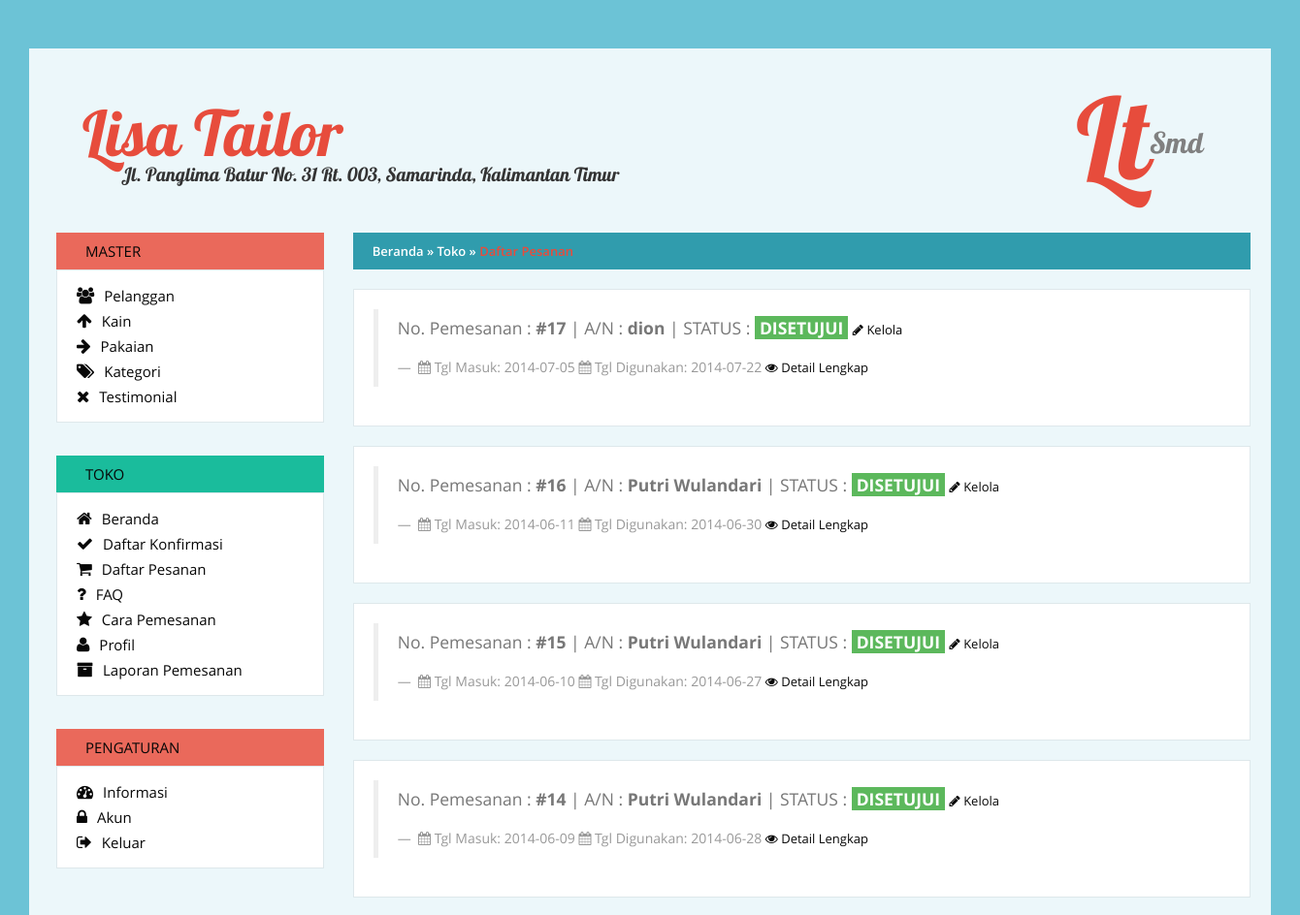
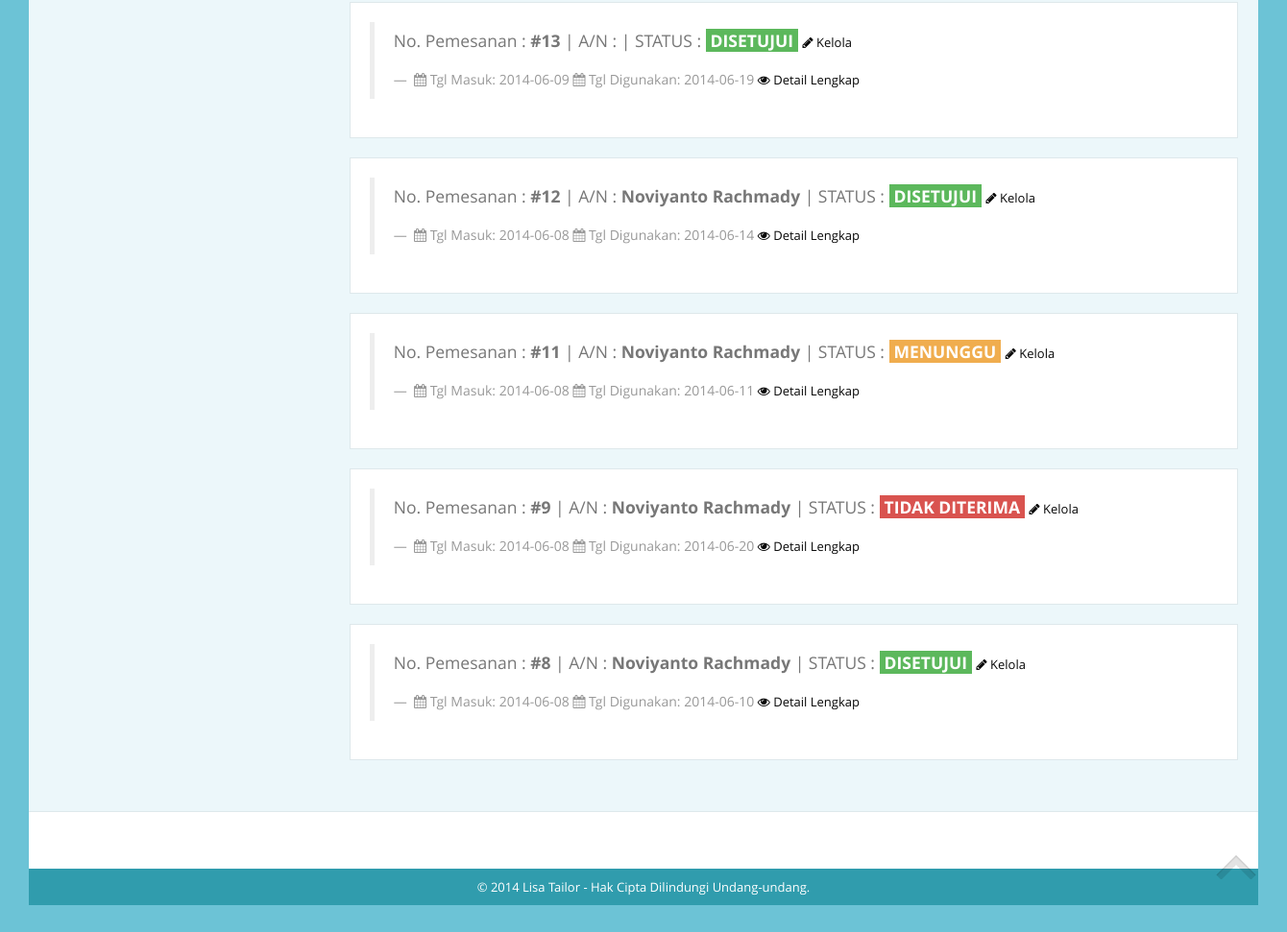
The page /admin/daftar-pesanan.php (signed in) on the database its author committed (2 pictures, top to bottom).
### tables this page shows
CREATE TABLE `informasi` (
  `id` int(11) NOT NULL auto_increment,
  `nama` varchar(100) NOT NULL,
  `alamat` text NOT NULL,
  `pemilik` varchar(50) NOT NULL,
  `telp` varchar(50) NOT NULL,
  `ym` varchar(50) NOT NULL,
  `rek1` varchar(50) NOT NULL,
  `rek2` varchar(50) NOT NULL,
  `cara_pesan` text NOT NULL,
  `faq` text NOT NULL,
  `profil` text NOT NULL,
  PRIMARY KEY  (`id`)
);

CREATE TABLE `pemesanan` (
  `id` int(11) NOT NULL auto_increment,
  `tgl_masuk` date NOT NULL,
  `tgl_digunakan` date NOT NULL,
  `jenis_pakaian` int(11) NOT NULL,
  `pengukuran` int(11) NOT NULL,
  `model` varchar(255) NOT NULL,
  `puring` int(11) NOT NULL,
  `jumlah` int(11) NOT NULL,
  `jenis_kain` int(11) NOT NULL,
  `ongkos` int(11) NOT NULL,
  `status` int(11) NOT NULL,
  `id_member` int(11) NOT NULL,
  PRIMARY KEY  (`id`)
);

CREATE TABLE `member` (
  `id` int(11) NOT NULL auto_increment,
  `nama` varchar(100) NOT NULL,
  `email` varchar(100) NOT NULL,
  `password` varchar(64) NOT NULL,
  `jenis_kelamin` varchar(1) NOT NULL,
  `telp1` varchar(20) NOT NULL,
  `telp2` varchar(20) NOT NULL,
  `alamat` text NOT NULL,
  `kota` varchar(100) NOT NULL,
  `provinsi` varchar(100) NOT NULL,
  `tanggal_daftar` date NOT NULL,
  PRIMARY KEY  (`id`),
  UNIQUE KEY `email` (`email`)
);

### pengaturan/database.php (called while the page is built, shortened)
<?php
$informasi = mysql_fetch_object(mysql_query("SELECT * FROM `informasi` LIMIT 1"));
?>

### admin/daftar-pesanan.php (the view, shortened to what this page needs)
<?php
require_once "../pengaturan/database.php";
include "template/head.php";
include "template/header.php";
include "template/kiri.php";
?>
<div class="col-sm-9">
	<div class="breadcrumb">
		<a href="index.php">Beranda</a>
		» <a href="#">Toko</a>
		» <a href="#" class="last">Daftar Pesanan</a>
	</div>
<?php
	$sql = mysql_query("SELECT * FROM pemesanan ORDER BY id DESC");
	if(mysql_num_rows($sql)!=0) {
		while($pemesanan = mysql_fetch_assoc($sql)) {
?>
	<div class="contact-info" style="padding:20px;font-weight:normal;">
		<blockquote>
			<p>
				No. Pemesanan : <strong>#<?=$pemesanan['id']?></strong> |
				<?php
					$set = $pemesanan['id_member'];
					$anggota = mysql_fetch_object(mysql_query("SELECT * FROM member WHERE id = '$set' LIMIT 1"));
				?>
				A/N : <strong><?=$anggota->nama?></strong> |
				STATUS :
				<?php if($pemesanan['status']==0) {
					echo '<span class="label-warning" style="color: #fff;padding: 0 5px;"><strong>MENUNGGU</strong></span>';
				} elseif($pemesanan['status']==1) {
					echo '<span class="label-success" style="color: #fff;padding: 0 5px;"><strong>DISETUJUI</strong></span>';
				} else {
					echo '<span class="label-danger" style="color: #fff;padding: 0 5px;"><strong>TIDAK DITERIMA</strong></span>';
				}
				?>
				<a data-toggle="modal" data-target="#kelola<?=$pemesanan['id']?>"><i class="fa fa-pencil"></i> Kelola</a>
			</p>
			<p><small>
				<i class="fa fa-calendar"></i> Tgl Masuk: <?=$pemesanan['tgl_masuk']?>
				<i class="fa fa-calendar"></i> Tgl Digunakan: <?=$pemesanan['tgl_digunakan']?>
				<a data-toggle="modal" data-target="#ubah<?=$pemesanan['id']?>"><i class="fa fa-eye"></i> Detail Lengkap</a>
			</small></p>
		</blockquote>
	</div>
<?php
		}
	} else {
		echo "<div class='well text-center' style='padding-top:20px'><strong>Anda belum memiliki Daftar Pemesanan.</strong>";
	}
?>
</div>
<?php
include "template/footer.php";
?>

### admin/template/header.php
<header id="kepala">
	<div class="container">
		<div class="row">
			<div class="col-sm-12">
				<div id="toko">
					<p class="nama"><?=$informasi->nama?></p>
					<p class="alamat"><?=$informasi->alamat?></p>
				</div>
				<div class="logo">
					<p style="font-family:Lobster;font-size: 9em;color:#e74c3c">Lt<span style="color:grey;font-size: 30px;position: absolute;margin-top: 6px;">Smd</span></p>
				</div>
			</div>
		</div>
	</div>
</header>
<section>
	<div id="container" style="width: 1300px;">
		<p id="back-top" style="left: 46.7%;"> <a href="#top"><span></span></a> </p>
		<div class="container" style="width:98%">
			<div class="row">

### admin/template/footer.php (shortened to what this page needs)
						</div>
					</div>
				</section>
				<footer style="margin-top: 33px; padding-top: 19px;">
					<div id="powered">
						<div class="container">
							<div class="row">
								<div class="col-sm-12">
									&copy; 2014 <?= $informasi->nama ?> - Hak Cipta Dilindungi Undang-undang.
								</div>
							</div>
						</div>
					</div>
				</footer>
			</div>
</body>
</html>

### assets/css/stylesheet.css (style rules this page uses)
html { margin: 0; padding: 0; }
html, body { margin:0; }
body { color: #777; font-family: Arial, Helvetica, sans-serif; margin: 0px; background:#ecf7fa; font-size:13px; line-height:18px; min-width:260px; font-family: 'Open Sans', sans-serif; }
td, th, input, textarea, select, a { font-size: 13px; }
p { margin-top: 0px; margin-bottom: 20px; }
a, a:visited, a:focus { color: #070707; cursor: pointer; text-decoration:none; outline:none }
#back-top { position: fixed; bottom: 30px; z-index:9999; left:50%; margin-left:640px; }
#back-top span { width:42px; height:26px; display: block; margin-bottom: 7px; background:url(../image/up-arrow.png) no-repeat left 0px; }
#container { text-align: left; }
header { position: relative; color:#9d9d9d; margin-bottom:30px; }
.breadcrumb a:hover, .breadcrumb a.last { color:#e74c3c }
.breadcrumb a { color:#fff }
.breadcrumb { background-color:#309CAD; border-radius:0; padding:10px 20px; font-weight:600; color:#fff; }
.contact-info { border:1px solid #dee8eb; background-color:#fff; padding:40px; font-weight:bold; margin-bottom:20px; }
a { outline:none; }
footer { margin-top:38px; padding-top:36px; clear: both; overflow: hidden; background-color:#fff; border-top:1px solid #dee8eb; }
#powered { margin-top:40px; padding:10px 0; font-size:13px; text-align:center; color:#fff; background-color:#309cad; }

### assets/css/responsive.css (style rules this page uses)
@media (min-width: 1200px) { .container { width:1200px; } }
@media (min-width: 1200px) { body { background:#6cc3d6; } }

### assets/css/lisa.css (style rules this page uses)
#kepala { margin-top: 20px; padding-top: 50px; margin-bottom: 20px; position: relative; color: #9d9d9d; }
#toko { margin: 28px 0px 11px 0px; float: left; }
.nama { font-family:"Lobster"; font-size: 5em; color:#e74c3c }
.alamat { font-family:"Lobster"; font-size: 1.5em; color:#333; padding-left: 40px; padding-top: 5px; }
.logo { padding-right: 70px; position: relative; float: right; margin-bottom: 10px; margin-top: 32px; }

### assets/css/print.css (style rules this page uses)
body { padding:30px }

### rows shown on the page
informasi: nama "Lisa Tailor", alamat "Jl. Panglima Batur No. 31 Rt. 003, Samarinda, Kalimantan Timur"
pemesanan: id "17", id_member.nama "dion", status "DISETUJUI", tgl_masuk "2014-07-05", tgl_digunakan "2014-07-22"
pemesanan: id "16", id_member.nama "Putri Wulandari", status "DISETUJUI", tgl_masuk "2014-06-11", tgl_digunakan "2014-06-30"
pemesanan: id "15", id_member.nama "Putri Wulandari", status "DISETUJUI", tgl_masuk "2014-06-10", tgl_digunakan "2014-06-27"
pemesanan: id "14", id_member.nama "Putri Wulandari", status "DISETUJUI", tgl_masuk "2014-06-09", tgl_digunakan "2014-06-28"
pemesanan: id "13", status "DISETUJUI", tgl_masuk "2014-06-09", tgl_digunakan "2014-06-19"
pemesanan: id "12", id_member.nama "Noviyanto Rachmady", status "DISETUJUI", tgl_masuk "2014-06-08", tgl_digunakan "2014-06-14"
pemesanan: id "11", id_member.nama "Noviyanto Rachmady", status "MENUNGGU", tgl_masuk "2014-06-08", tgl_digunakan "2014-06-11"
pemesanan: id "9", id_member.nama "Noviyanto Rachmady", status "TIDAK DITERIMA", tgl_masuk "2014-06-08", tgl_digunakan "2014-06-20"
pemesanan: id "8", id_member.nama "Noviyanto Rachmady", status "DISETUJUI", tgl_masuk "2014-06-08", tgl_digunakan "2014-06-10"
